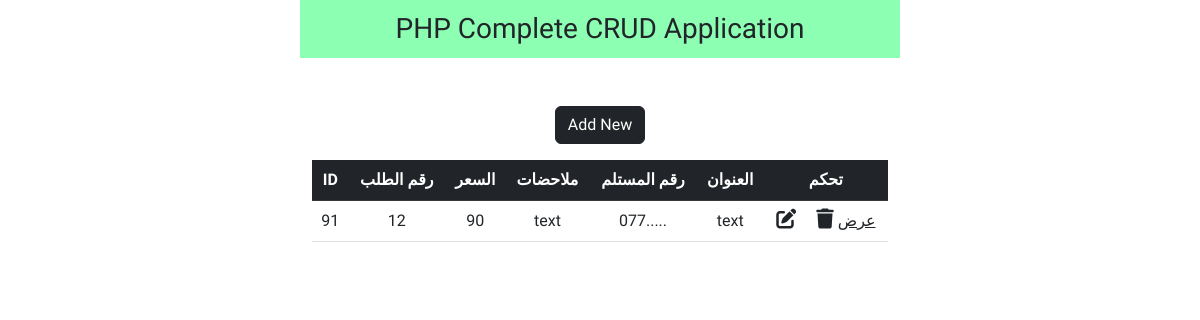
The page /qaryat/orders/index.php (signed in) on the database as committed earlier.
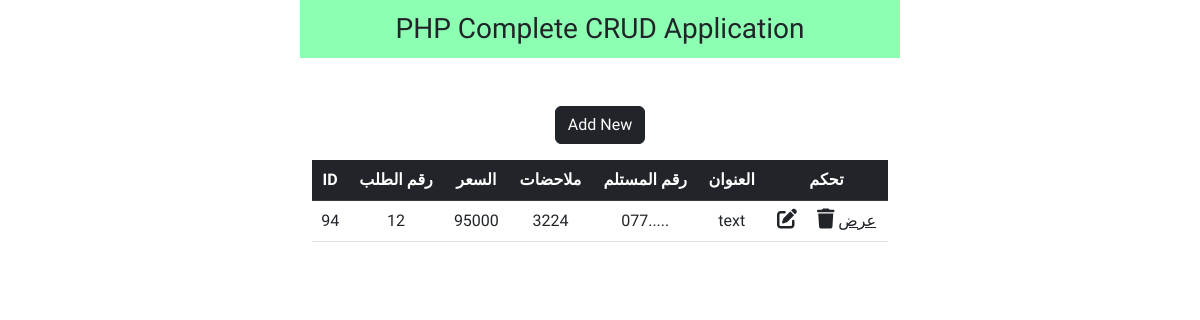
The same page on the database as committed later.
### tables this page shows
CREATE TABLE `orders` (
  `id` int(11) NOT NULL,
  `orderN` varchar(255) NOT NULL,
  `price` int(255) NOT NULL,
  `note` varchar(255) NOT NULL,
  `userNumber` varchar(255) NOT NULL,
  `addreces` varchar(255) NOT NULL,
  `user_id` varchar(255) NOT NULL,
  `order_page_name` varchar(255) NOT NULL,
  `page_name` varchar(255) NOT NULL,
  `statuse` varchar(50) NOT NULL,
  `priceAd` int(255) NOT NULL,
  `Governorate` varchar(255) NOT NULL
);

### qaryat/orders/index.php (the view, shortened to what this page needs)
<?php
include '../login/config.php';
$user_id = $_SESSION['user_id'];
?>
<!DOCTYPE html>
<html lang="en">
<head>
  <link href="https://cdn.jsdelivr.net/npm/bootstrap@5.2.3/dist/css/bootstrap.min.css" rel="stylesheet">
  <link rel="stylesheet" href="https://cdnjs.cloudflare.com/ajax/libs/font-awesome/6.4.0/css/all.min.css" />
  <link rel="stylesheet" type="text/css" href="style.css">
</head>
<body>
  <nav class="navbar navbar-light justify-content-center fs-3 mb-5" style="background-color: #00ff5573;">
    PHP Complete CRUD Application
  </nav>
  <div class="container">
    <a href="add-new.php" class="btn btn-dark mb-3">Add New</a>
    <table class="table table-hover text-center">
      <thead class="table-dark">
        <tr>
          <th scope="col">ID</th>
          <th scope="col">رقم الطلب </th>
          <th scope="col">السعر</th>
          <th scope="col">ملاحضات</th>
          <th scope="col">رقم المستلم </th>
          <th scope="col">العنوان </th>
          <th scope="col">تحكم </th>
        </tr>
      </thead>
      <tbody>
        <?php
        $sql = "SELECT * FROM `orders` WHERE user_id = '$user_id'";
        $result = mysqli_query($conn, $sql);
        while ($row = mysqli_fetch_assoc($result)) {
        ?>
          <tr>
            <td><?php echo $row["id"] ?></td>
            <td><?php echo $row["orderN"] ?></td>
            <td><?php echo $row["price"] ?></td>
            <td><?php echo $row["note"] ?></td>
            <td><?php echo $row["userNumber"] ?></td>
            <td><?php echo $row["addreces"] ?></td>
            <td>
              <a href="edit.php?id=<?php echo $row["id"] ?>" class="link-dark"><i class="fa-solid fa-pen-to-square fs-5 me-3"></i></a>
              <a href="delete.php?id=<?php echo $row["id"] ?>" class="link-dark"><i class="fa-solid fa-trash fs-5"></i></a>
                            <a href="../orders/user_order.php?id=<?php echo $row["id"] ?>" class="link-dark">عرض </a>
            </td>
          </tr>
        <?php
        }
        ?>
      </tbody>
    </table>
  </div>
</body>
</html>

Rows that differ between the two databases and show on the page:
removed orders: id "91", orderN "12", price "90", note "text", userNumber "077.....", addreces "text"
added orders: id "94", orderN "12", price "95000", note "3224", userNumber "077.....", addreces "text"
